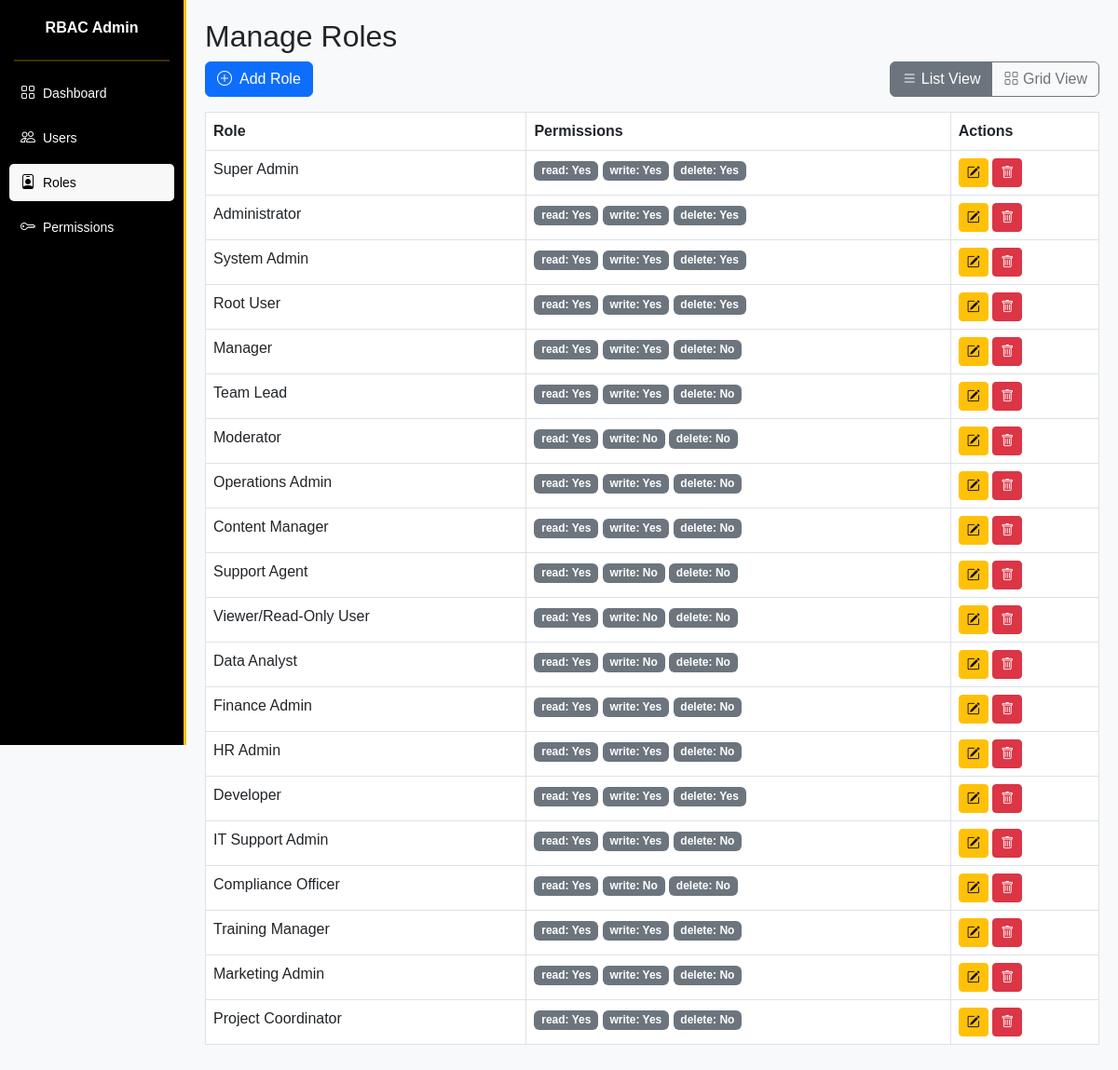
Screenshot of /roles/ with the database file from the repository.
### dashboard/models.py (models this page shows, shortened)
class Role(models.Model):
    name = models.CharField(max_length=100)
    permissions = models.JSONField(default=dict)  # Store permissions as JSON

### dashboard/views.py (the view)
# urls.py: path('roles/', views.roles_view, name='roles'),
def roles_view(request):
    roles = Role.objects.all()
    return render(request, "roles.html", {"roles": roles})

### dashboard/templates/roles.html (shortened to what this page needs)
{% extends 'base.html' %}
{% block content %}
<h2 class="text-center text-md-start">Manage Roles</h2>
<div class="d-flex flex-column flex-md-row justify-content-between mb-3 align-items-center">
    <button class="btn btn-primary d-flex align-items-center mb-2 mb-md-0" data-bs-toggle="modal" data-bs-target="#roleModal">
        <i class="bi bi-plus-circle me-2"></i> Add Role
    </button>
    <div class="btn-group" role="group">
        <button class="btn btn-outline-secondary active" id="listViewBtn"><i class="bi bi-list"></i> List View</button>
        <button class="btn btn-outline-secondary" id="gridViewBtn"><i class="bi bi-grid"></i> Grid View</button>
    </div>
</div>
<div id="rolesContainer">
    <div id="listView" class="table-responsive">
        <table class="table table-bordered">
            <thead>
                <tr>
                    <th>Role</th>
                    <th>Permissions</th>
                    <th>Actions</th>
                </tr>
            </thead>
            <tbody>
                {% for role in roles %}
                <tr>
                    <td>{{ role.name }}</td>
                    <td>
                        {% for key, value in role.permissions.items %}
                        <span class="badge bg-secondary">{{ key }}: {{ value|yesno:"Yes,No" }}</span>
                        {% endfor %}
                    </td>
                    <td>
                        <button class="btn btn-sm btn-warning" data-bs-toggle="modal" data-bs-target="#editRoleModal{{ role.id }}">
                            <i class="bi bi-pencil-square"></i>
                        </button>
                        <button class="btn btn-sm btn-danger" data-bs-toggle="modal" data-bs-target="#deleteRoleModal{{ role.id }}">
                            <i class="bi bi-trash"></i>
                        </button>
                    </td>
                </tr>
                {% endfor %}
            </tbody>
        </table>
    </div>
</div>
{% endblock %}

### dashboard/templates/base.html (style rules this page uses)
body { font-family: 'Arial', sans-serif; background-color: #f8f9fa; }

### rows the page displays
Role: name "Super Admin", permissions "read" "write" "delete", permissions "Yes" "Yes" "Yes"
Role: name "Administrator", permissions "read" "write" "delete", permissions "Yes" "Yes" "Yes"
Role: name "System Admin", permissions "read" "write" "delete", permissions "Yes" "Yes" "Yes"
Role: name "Root User", permissions "read" "write" "delete", permissions "Yes" "Yes" "Yes"
Role: name "Manager", permissions "read" "write" "delete", permissions "Yes" "Yes" "No"
Role: name "Team Lead", permissions "read" "write" "delete", permissions "Yes" "Yes" "No"
Role: name "Moderator", permissions "read" "write" "delete", permissions "Yes" "No" "No"
Role: name "Operations Admin", permissions "read" "write" "delete", permissions "Yes" "Yes" "No"
Role: name "Content Manager", permissions "read" "write" "delete", permissions "Yes" "Yes" "No"
Role: name "Support Agent", permissions "read" "write" "delete", permissions "Yes" "No" "No"
Role: name "Viewer/Read-Only User", permissions "read" "write" "delete", permissions "Yes" "No" "No"
Role: name "Data Analyst", permissions "read" "write" "delete", permissions "Yes" "No" "No"
Role: name "Finance Admin", permissions "read" "write" "delete", permissions "Yes" "Yes" "No"
Role: name "HR Admin", permissions "read" "write" "delete", permissions "Yes" "Yes" "No"
Role: name "Developer", permissions "read" "write" "delete", permissions "Yes" "Yes" "Yes"
Role: name "IT Support Admin", permissions "read" "write" "delete", permissions "Yes" "Yes" "No"
Role: name "Compliance Officer", permissions "read" "write" "delete", permissions "Yes" "No" "No"
Role: name "Training Manager", permissions "read" "write" "delete", permissions "Yes" "Yes" "No"
Role: name "Marketing Admin", permissions "read" "write" "delete", permissions "Yes" "Yes" "No"
Role: name "Project Coordinator", permissions "read" "write" "delete", permissions "Yes" "Yes" "No"
